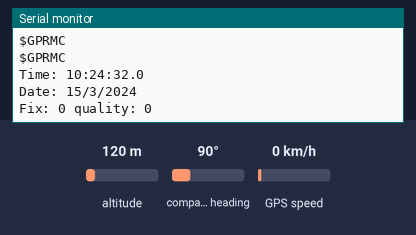
Bench run of a sketch on a simulated Arduino Mega 2560, built with avr-gcc and run on an emulated ATmega2560. Shown: the last lines printed to the serial monitor. Inputs (shaded band) come from the test bench; at power-on: altitude 120 m, compass heading 90°, GPS speed 0 km/h. The GPS gets a fix after 3 s at 37.7749, -122.4194 with 8 satellites.

Above: at 2.2 s.
2.3 s: altitude set to 20 m
At 3.8 s:
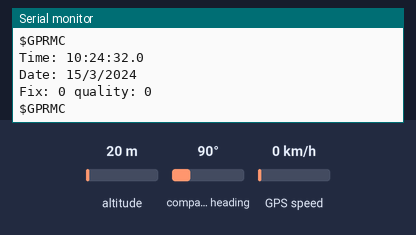
5.5 s: compass heading set to 7°
At 6.8 s:
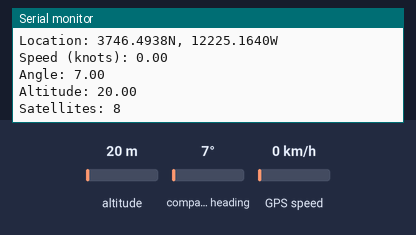
7.0 s: GPS speed set to 2 km/h
At 7.4 s:
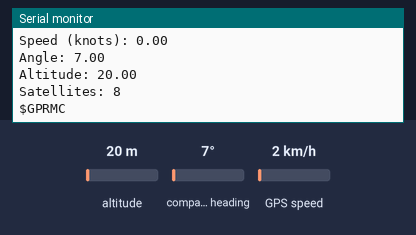
Timing chart, 0 to 10.0 s (numbered marks = the images above; inputs shaded):
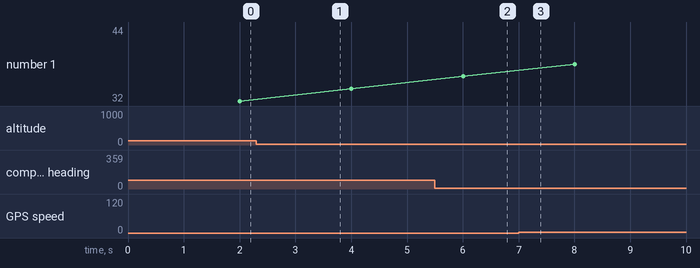

Measured:
- after the input at 5.5 s, the serial monitor: prints a new line after 0.51 s (image 2)

The sketch:

GPS_HardwareSerial_Parsing.ino
```cpp
// Test code for Ultimate GPS Using Hardware Serial (e.g. GPS Flora or FeatherWing)
//
// This code shows how to listen to the GPS module via polling. Best used with
// Feathers or Flora where you have hardware Serial and no interrupt
//
// Tested and works great with the Adafruit GPS FeatherWing
// ------> https://www.adafruit.com/products/3133
// or Flora GPS
// ------> https://www.adafruit.com/products/1059
// but also works with the shield, breakout
// ------> https://www.adafruit.com/products/1272
// ------> https://www.adafruit.com/products/746
//
// Pick one up today at the Adafruit electronics shop
// and help support open source hardware & software! -ada

#include <Adafruit_GPS.h>
#include "serialmux.h"

// what's the name of the hardware serial port?
#define GPSSerial Serial1

#define GPS_POWER 3

// Connect to the GPS on the hardware port
Adafruit_GPS GPS(&GPSSerial);

// Set GPSECHO to 'false' to turn off echoing the GPS data to the Serial console
// Set to 'true' if you want to debug and listen to the raw GPS sentences
//#define GPSECHO false
#define GPSECHO false

uint32_t timer = millis();

void setup()
{

  // connect at 115200 so we can read the GPS fast enough and echo without dropping chars
  // also spit it out
  while (!Serial);  // uncomment to have the sketch wait until Serial is ready

  Serial.begin(115200);
  Serial.println("GPS basic test!");

  pinMode(GPS_POWER, OUTPUT);
  digitalWrite(GPS_POWER, LOW);

  setSerialMuxInit();
  setSerialMuxToGPS();

  // 9600 NMEA is the default baud rate for Adafruit MTK GPS's- some use 4800
  GPS.begin(9600);
  // uncomment this line to turn on RMC (recommended minimum) and GGA (fix data) including altitude
  GPS.sendCommand(PMTK_SET_NMEA_OUTPUT_RMCGGA);
  // uncomment this line to turn on only the "minimum recommended" data
  //GPS.sendCommand(PMTK_SET_NMEA_OUTPUT_RMCONLY);
  // For parsing data, we don't suggest using anything but either RMC only or RMC+GGA since
  // the parser doesn't care about other sentences at this time
  // Set the update rate
  GPS.sendCommand(PMTK_SET_NMEA_UPDATE_1HZ); // 1 Hz update rate
  // For the parsing code to work nicely and have time to sort thru the data, and
  // print it out we don't suggest using anything higher than 1 Hz

  // Request updates on antenna status, comment out to keep quiet
  GPS.sendCommand(PGCMD_ANTENNA);

  delay(1000);

  // Ask for firmware version
  GPSSerial.println(PMTK_Q_RELEASE);
}

void loop() // run over and over again
{
  // read data from the GPS in the 'main loop'
  char c = GPS.read();
  // if you want to debug, this is a good time to do it!
  if (GPSECHO)
    if (c) Serial.print(c);
  // if a sentence is received, we can check the checksum, parse it...
  if (GPS.newNMEAreceived()) {
    // a tricky thing here is if we print the NMEA sentence, or data
    // we end up not listening and catching other sentences!
    // so be very wary if using OUTPUT_ALLDATA and trytng to print out data
    Serial.println(GPS.lastNMEA()); // this also sets the newNMEAreceived() flag to false
    if (!GPS.parse(GPS.lastNMEA())) // this also sets the newNMEAreceived() flag to false
      return; // we can fail to parse a sentence in which case we should just wait for another
  }
  // if millis() or timer wraps around, we'll just reset it
  if (timer > millis()) timer = millis();

  // approximately every 2 seconds or so, print out the current stats
  if (millis() - timer > 2000) {
    timer = millis(); // reset the timer
    Serial.print("\nTime: ");
    Serial.print(GPS.hour, DEC); Serial.print(':');
    Serial.print(GPS.minute, DEC); Serial.print(':');
    Serial.print(GPS.seconds, DEC); Serial.print('.');
    Serial.println(GPS.milliseconds);
    Serial.print("Date: ");
    Serial.print(GPS.day, DEC); Serial.print('/');
    Serial.print(GPS.month, DEC); Serial.print("/20");
    Serial.println(GPS.year, DEC);
    Serial.print("Fix: "); Serial.print((int)GPS.fix);
    Serial.print(" quality: "); Serial.println((int)GPS.fixquality);
    if (GPS.fix) {
      Serial.print("Location: ");
      Serial.print(GPS.latitude, 4); Serial.print(GPS.lat);
      Serial.print(", ");
      Serial.print(GPS.longitude, 4); Serial.println(GPS.lon);
      Serial.print("Speed (knots): "); Serial.println(GPS.speed);
      Serial.print("Angle: "); Serial.println(GPS.angle);
      Serial.print("Altitude: "); Serial.println(GPS.altitude);
      Serial.print("Satellites: "); Serial.println((int)GPS.satellites);
    }
  }
}
```

serialmux.cpp
```cpp
// (licence header left out)
#include <Arduino.h>
//#include "../../icedrifter2/icedrifter2.h"
#include "serialmux.h"

const uint8_t muxTable[4][3] = {
// This table is set up the same as the function table in the SN74LV4052A
// datasheet on page 12.  The columns are:
//{ INH,   B,   A  } which corrisponds to muxINHPort, muxBPort, muxAPort.
  { HIGH, LOW, LOW },
  { LOW, HIGH, LOW },
  { LOW, LOW, HIGH },
  { LOW, HIGH, HIGH },
};

void setSerialMuxInit() {
  pinMode(muxINHPort, OUTPUT);
  pinMode(muxAPort, OUTPUT);
  pinMode(muxBPort, OUTPUT);
  digitalWrite(muxINHPort, HIGH);
  digitalWrite(muxAPort, LOW);
  digitalWrite(muxBPort, LOW);
}

void setSerialMux( int muxCommand ) {
  if (!((muxCommand >= 0) && (muxCommand < muxCmdMax))) {
#ifdef SERIAL_DEBUG
    DEBUG_SERIAL.print(F("Mux command out of range = "));
    DEBUG_SERIAL.print( muxCommand );
    DEBUG_SERIAL.print(F("\n"));
#endif
    return;
  }

  digitalWrite(muxINHPort, HIGH);
  digitalWrite(muxAPort, muxTable[muxCommand][muxA]);
  digitalWrite(muxBPort, muxTable[muxCommand][muxB]);
  digitalWrite(muxINHPort, muxTable[muxCommand][muxINH]);

}

void setSerialMuxOff(void) {
  setSerialMux(muxOff);
}

void setSerialMuxToGPS(void) {
  setSerialMux(muxGPS);
}

void setSerialMuxToRockBlock(void) {
  setSerialMux(muxRockBlock);
}

void setSerialMuxToChain(void) {
  setSerialMux(muxChain);
}
```

serialmux.h
```cpp
// (licence header left out)
#ifndef _SERIAL_MUX_H
#define _SERIAL_MUX_H

enum muxCmd {
  muxOff,
  muxGPS,
  muxRockBlock,
  muxChain,
  muxCmdMax,
};

enum muxIx {
  muxINH,
  muxA,
  muxB,
};

#define muxINHPort  14
#define muxAPort    13
#define muxBPort    12

void setSerialMuxInit(void);
void setSerialMuxOff(void);
void setSerialMuxToGPS(void);
void setSerialMuxToRockBlock(void);
void setSerialMuxToChain(void);

#endif // _SERIAL_MUX_H
```
